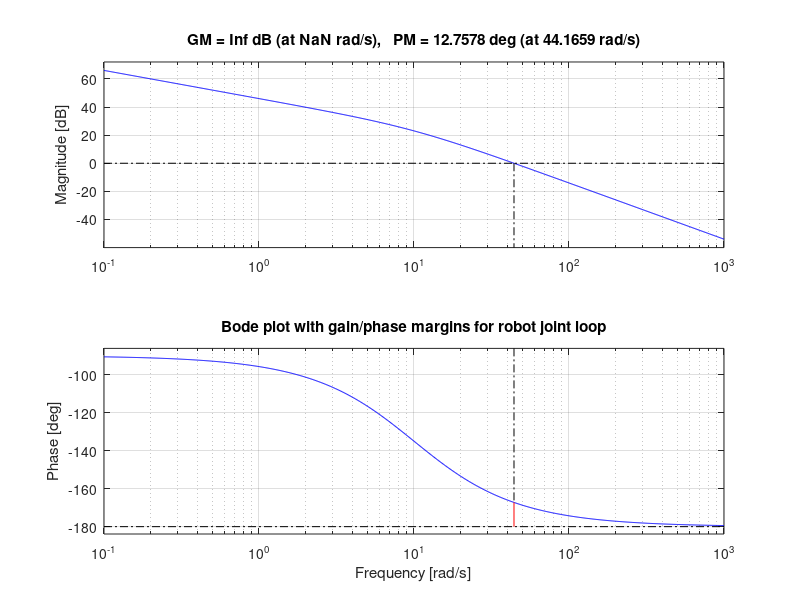
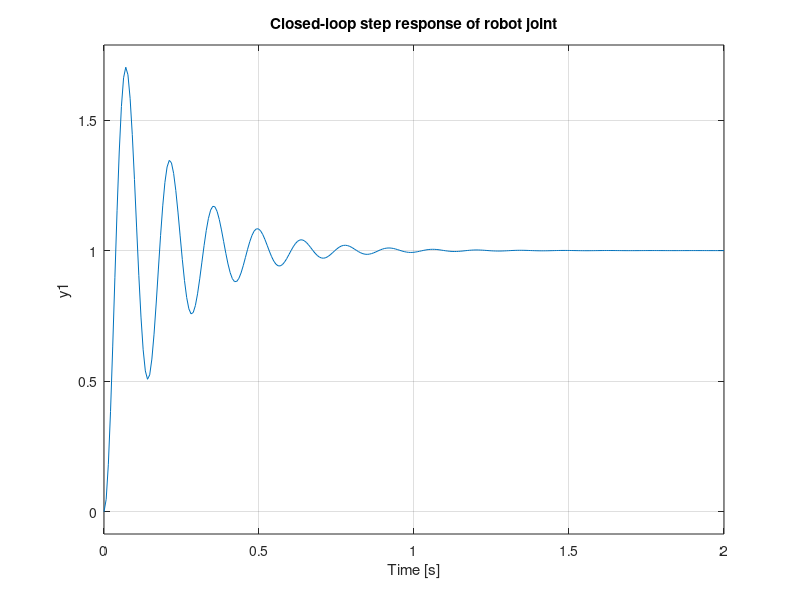

The MATLAB script that drew these images, in order:
% Robot joint parameters
J = 0.01;
B = 0.1;
K = 1.0;
Kp = 20.0;

s = tf('s');
P = K / (J*s^2 + B*s);
C = Kp;           % P controller
L = C * P;        % open loop
T = feedback(L, 1);  % closed loop

% Bode plot with margins
figure;
margin(L); grid on;
title('Bode plot with gain/phase margins for robot joint loop');

% Numeric margins
[gm, pm, w_pc, w_gc] = margin(L);
gm_db = 20*log10(gm);
fprintf('GM (linear) = %.2f, GM (dB) = %.2f\n', gm, gm_db);
fprintf('PM = %.2f deg\n', pm);
fprintf('w_pc = %.2f rad/s, w_gc = %.2f rad/s\n', w_pc, w_gc);

% Approximate delay margin
pm_rad = pm*pi/180;
tau_d = pm_rad / w_gc;
fprintf('Approximate delay margin tau_d ~ %.4f s\n', tau_d);

% Closed-loop step response
figure;
step(T);
grid on;
title('Closed-loop step response of robot joint');

% In a robotics workflow, P could be replaced by a linearized
% joint model from Robotics System Toolbox, while the margin
% analysis commands remain the same.
